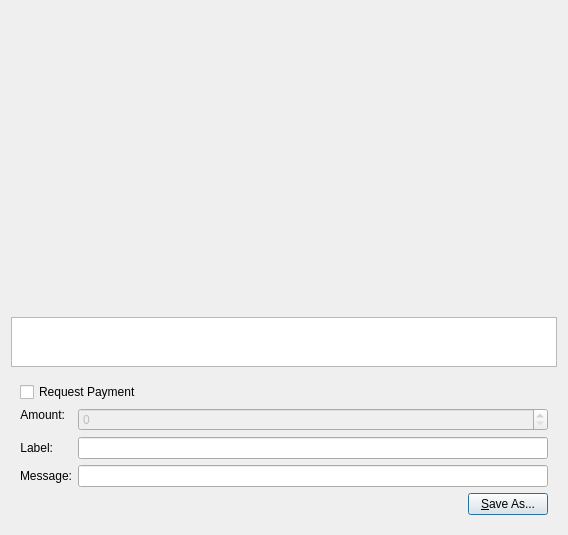
<?xml version="1.0" encoding="UTF-8"?>
<ui version="4.0">
 <class>QRCodeDialog</class>
 <widget class="QDialog" name="QRCodeDialog">
  <property name="geometry">
   <rect>
    <x>0</x>
    <y>0</y>
    <width>568</width>
    <height>524</height>
   </rect>
  </property>
  <property name="windowTitle">
   <string>QR Code Dialog</string>
  </property>
  <property name="styleSheet">
   <string notr="true">background-image: url(:/images/bkg2);</string>
  </property>
  <layout class="QVBoxLayout" name="verticalLayout_3">
   <item>
    <widget class="QLabel" name="lblQRCode">
     <property name="sizePolicy">
      <sizepolicy hsizetype="Expanding" vsizetype="Expanding">
       <horstretch>0</horstretch>
       <verstretch>0</verstretch>
      </sizepolicy>
     </property>
     <property name="minimumSize">
      <size>
       <width>300</width>
       <height>300</height>
      </size>
     </property>
     <property name="textFormat">
      <enum>Qt::PlainText</enum>
     </property>
     <property name="alignment">
      <set>Qt::AlignCenter</set>
     </property>
     <property name="wordWrap">
      <bool>true</bool>
     </property>
    </widget>
   </item>
   <item>
    <widget class="QPlainTextEdit" name="outUri">
     <property name="sizePolicy">
      <sizepolicy hsizetype="Expanding" vsizetype="Minimum">
       <horstretch>0</horstretch>
       <verstretch>0</verstretch>
      </sizepolicy>
     </property>
     <property name="minimumSize">
      <size>
       <width>0</width>
       <height>50</height>
      </size>
     </property>
     <property name="tabChangesFocus">
      <bool>true</bool>
     </property>
     <property name="textInteractionFlags">
      <set>Qt::TextSelectableByKeyboard|Qt::TextSelectableByMouse</set>
     </property>
    </widget>
   </item>
   <item>
    <widget class="QWidget" name="widget" native="true">
     <layout class="QVBoxLayout" name="verticalLayout_2">
      <item>
       <widget class="QCheckBox" name="chkReqPayment">
        <property name="enabled">
         <bool>true</bool>
        </property>
        <property name="text">
         <string>Request Payment</string>
        </property>
       </widget>
      </item>
      <item>
       <layout class="QFormLayout" name="formLayout">
        <property name="fieldGrowthPolicy">
         <enum>QFormLayout::AllNonFixedFieldsGrow</enum>
        </property>
        <item row="1" column="0">
         <widget class="QLabel" name="lblLabel">
          <property name="text">
           <string>Label:</string>
          </property>
          <property name="textFormat">
           <enum>Qt::PlainText</enum>
          </property>
          <property name="alignment">
           <set>Qt::AlignRight|Qt::AlignTrailing|Qt::AlignVCenter</set>
          </property>
          <property name="buddy">
           <cstring>lnLabel</cstring>
          </property>
         </widget>
        </item>
        <item row="1" column="1">
         <widget class="QLineEdit" name="lnLabel"/>
        </item>
        <item row="2" column="0">
         <widget class="QLabel" name="lblMessage">
          <property name="text">
           <string>Message:</string>
          </property>
          <property name="textFormat">
           <enum>Qt::PlainText</enum>
          </property>
          <property name="alignment">
           <set>Qt::AlignRight|Qt::AlignTrailing|Qt::AlignVCenter</set>
          </property>
          <property name="buddy">
           <cstring>lnMessage</cstring>
          </property>
         </widget>
        </item>
        <item row="2" column="1">
         <widget class="QLineEdit" name="lnMessage"/>
        </item>
        <item row="0" column="0">
         <widget class="QLabel" name="lblAmount">
          <property name="sizePolicy">
           <sizepolicy hsizetype="Preferred" vsizetype="Maximum">
            <horstretch>0</horstretch>
            <verstretch>0</verstretch>
           </sizepolicy>
          </property>
          <property name="text">
           <string>Amount:</string>
          </property>
          <property name="textFormat">
           <enum>Qt::PlainText</enum>
          </property>
          <property name="alignment">
           <set>Qt::AlignRight|Qt::AlignTrailing|Qt::AlignVCenter</set>
          </property>
          <property name="buddy">
           <cstring>lnReqAmount</cstring>
          </property>
         </widget>
        </item>
        <item row="0" column="1">
         <widget class="BitcoinAmountField" name="lnReqAmount">
          <property name="enabled">
           <bool>false</bool>
          </property>
          <property name="minimumSize">
           <size>
            <width>80</width>
            <height>0</height>
           </size>
          </property>
         </widget>
        </item>
       </layout>
      </item>
      <item>
       <layout class="QHBoxLayout" name="horizontalLayout">
        <item>
         <spacer name="horizontalSpacer">
          <property name="orientation">
           <enum>Qt::Horizontal</enum>
          </property>
          <property name="sizeHint" stdset="0">
           <size>
            <width>40</width>
            <height>20</height>
           </size>
          </property>
         </spacer>
        </item>
        <item>
         <widget class="QPushButton" name="btnSaveAs">
          <property name="text">
           <string>&amp;Save As...</string>
          </property>
         </widget>
        </item>
       </layout>
      </item>
     </layout>
    </widget>
   </item>
  </layout>
 </widget>
 <customwidgets>
  <customwidget>
   <class>BitcoinAmountField</class>
   <extends>QSpinBox</extends>
   <header>bitcoinamountfield.h</header>
   <container>1</container>
  </customwidget>
 </customwidgets>
 <resources/>
 <connections>
  <connection>
   <sender>chkReqPayment</sender>
   <signal>clicked(bool)</signal>
   <receiver>lnReqAmount</receiver>
   <slot>setEnabled(bool)</slot>
   <hints>
    <hint type="sourcelabel">
     <x>92</x>
     <y>285</y>
    </hint>
    <hint type="destinationlabel">
     <x>98</x>
     <y>311</y>
    </hint>
   </hints>
  </connection>
 </connections>
</ui>
